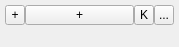
<?xml version="1.0" encoding="UTF-8"?>
<ui version="4.0">
 <class>ObjectContainer</class>
 <widget class="QWidget" name="ObjectContainer">
  <property name="geometry">
   <rect>
    <x>0</x>
    <y>0</y>
    <width>179</width>
    <height>47</height>
   </rect>
  </property>
  <property name="windowTitle">
   <string>Form</string>
  </property>
  <layout class="QVBoxLayout" name="verticalLayout">
   <property name="spacing">
    <number>0</number>
   </property>
   <property name="leftMargin">
    <number>5</number>
   </property>
   <property name="topMargin">
    <number>5</number>
   </property>
   <property name="rightMargin">
    <number>5</number>
   </property>
   <property name="bottomMargin">
    <number>0</number>
   </property>
   <item>
    <widget class="QWidget" name="ObjectHeader" native="true">
     <layout class="QHBoxLayout" name="horizontalLayout">
      <property name="spacing">
       <number>0</number>
      </property>
      <property name="margin">
       <number>0</number>
      </property>
      <item>
       <widget class="QToolButton" name="buttonFold">
        <property name="maximumSize">
         <size>
          <width>20</width>
          <height>20</height>
         </size>
        </property>
        <property name="text">
         <string>+</string>
        </property>
        <property name="checkable">
         <bool>false</bool>
        </property>
        <property name="checked">
         <bool>false</bool>
        </property>
       </widget>
      </item>
      <item>
       <widget class="QToolButton" name="buttonName">
        <property name="maximumSize">
         <size>
          <width>500</width>
          <height>20</height>
         </size>
        </property>
        <property name="text">
         <string>+</string>
        </property>
        <property name="checkable">
         <bool>false</bool>
        </property>
        <property name="checked">
         <bool>false</bool>
        </property>
       </widget>
      </item>
      <item>
       <widget class="QToolButton" name="buttonKey">
        <property name="maximumSize">
         <size>
          <width>20</width>
          <height>20</height>
         </size>
        </property>
        <property name="text">
         <string>K</string>
        </property>
        <property name="checkable">
         <bool>false</bool>
        </property>
        <property name="checked">
         <bool>false</bool>
        </property>
       </widget>
      </item>
      <item>
       <widget class="QToolButton" name="buttonContext">
        <property name="maximumSize">
         <size>
          <width>20</width>
          <height>20</height>
         </size>
        </property>
        <property name="baseSize">
         <size>
          <width>0</width>
          <height>0</height>
         </size>
        </property>
        <property name="text">
         <string>...</string>
        </property>
       </widget>
      </item>
     </layout>
     <zorder>buttonFold</zorder>
     <zorder>buttonContext</zorder>
     <zorder>buttonKey</zorder>
     <zorder>buttonName</zorder>
    </widget>
   </item>
   <item>
    <widget class="QWidget" name="ObjectInnerContainer" native="true">
     <property name="sizePolicy">
      <sizepolicy hsizetype="Preferred" vsizetype="Expanding">
       <horstretch>0</horstretch>
       <verstretch>0</verstretch>
      </sizepolicy>
     </property>
    </widget>
   </item>
  </layout>
 </widget>
 <resources/>
 <connections/>
</ui>
